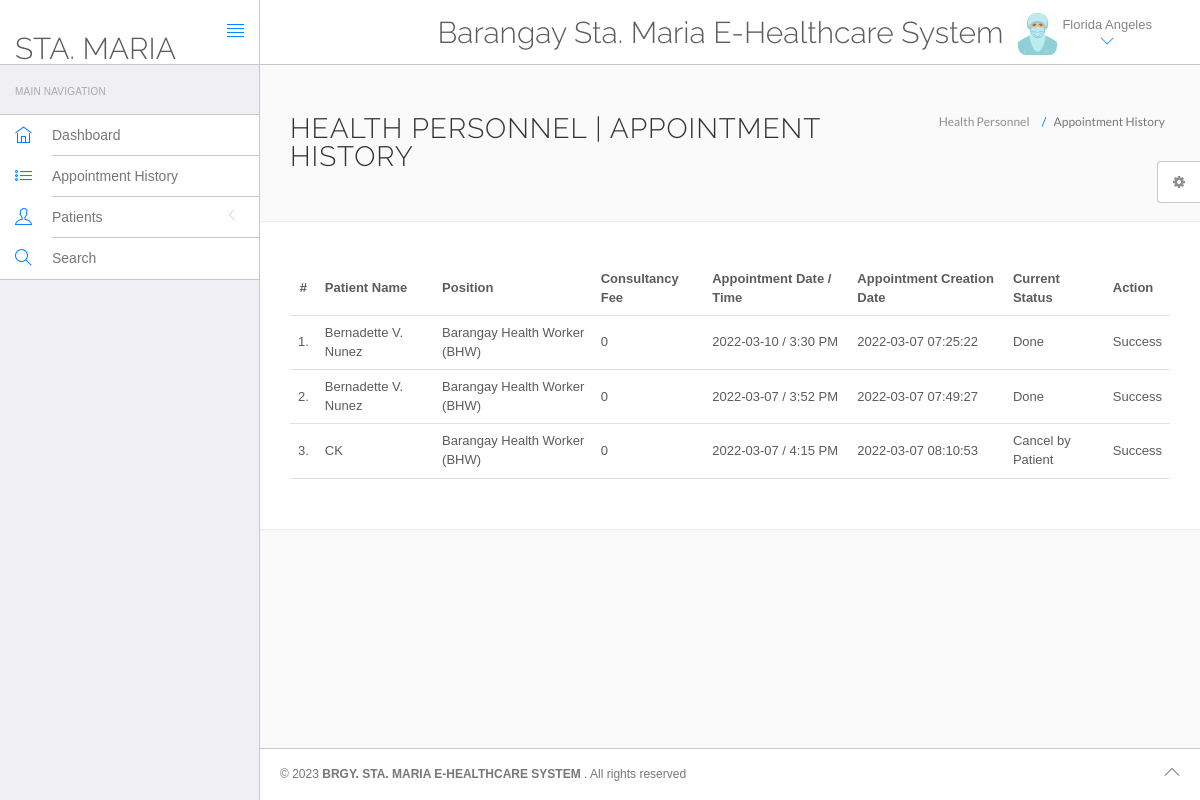
The app's page /hospital/hms/doctor/appointment-history.php (signed in) with its own data.
### tables this page shows
CREATE TABLE `doctors` (
  `id` int(11) NOT NULL,
  `specilization` varchar(255) DEFAULT NULL,
  `doctorName` varchar(255) DEFAULT NULL,
  `address` longtext DEFAULT NULL,
  `docFees` varchar(255) DEFAULT NULL,
  `contactno` bigint(11) DEFAULT NULL,
  `docEmail` varchar(255) DEFAULT NULL,
  `password` varchar(255) DEFAULT NULL,
  `creationDate` timestamp NULL DEFAULT current_timestamp(),
  `updationDate` timestamp NULL DEFAULT NULL ON UPDATE current_timestamp()
);

CREATE TABLE `appointment` (
  `id` int(11) NOT NULL,
  `doctorSpecialization` varchar(255) DEFAULT NULL,
  `doctorId` int(11) DEFAULT NULL,
  `userId` int(11) DEFAULT NULL,
  `consultancyFees` int(11) DEFAULT NULL,
  `appointmentDate` varchar(255) DEFAULT NULL,
  `appointmentTime` varchar(255) DEFAULT NULL,
  `postingDate` timestamp NULL DEFAULT current_timestamp(),
  `userStatus` int(11) DEFAULT NULL,
  `doctorStatus` int(11) DEFAULT NULL,
  `updationDate` timestamp NULL DEFAULT NULL ON UPDATE current_timestamp()
);

CREATE TABLE `users` (
  `id` int(11) NOT NULL,
  `fullName` varchar(255) DEFAULT NULL,
  `address` longtext DEFAULT NULL,
  `city` varchar(255) DEFAULT NULL,
  `gender` varchar(255) DEFAULT NULL,
  `email` varchar(255) DEFAULT NULL,
  `password` varchar(255) DEFAULT NULL,
  `regDate` timestamp NULL DEFAULT current_timestamp(),
  `updationDate` timestamp NULL DEFAULT NULL ON UPDATE current_timestamp()
);

### hospital/hms/doctor/appointment-history.php (the view, shortened to what this page needs)
<?php
include('include/config.php');
?>
<!DOCTYPE html>
<html lang="en">
	<head>
		<link rel="stylesheet" href="vendor/bootstrap/css/bootstrap.min.css">
		<link rel="stylesheet" href="vendor/fontawesome/css/font-awesome.min.css">
		<link rel="stylesheet" href="vendor/themify-icons/themify-icons.min.css">
		<link href="vendor/animate.css/animate.min.css" rel="stylesheet" media="screen">
		<link href="vendor/perfect-scrollbar/perfect-scrollbar.min.css" rel="stylesheet" media="screen">
		<link href="vendor/switchery/switchery.min.css" rel="stylesheet" media="screen">
		<link href="vendor/bootstrap-touchspin/jquery.bootstrap-touchspin.min.css" rel="stylesheet" media="screen">
		<link href="vendor/select2/select2.min.css" rel="stylesheet" media="screen">
		<link href="vendor/bootstrap-datepicker/bootstrap-datepicker3.standalone.min.css" rel="stylesheet" media="screen">
		<link href="vendor/bootstrap-timepicker/bootstrap-timepicker.min.css" rel="stylesheet" media="screen">
		<link rel="stylesheet" href="assets/css/styles.css">
		<link rel="stylesheet" href="assets/css/plugins.css">
		<link rel="stylesheet" href="assets/css/themes/theme-1.css" id="skin_color" />
	</head>
	<body>
		<div id="app">
<?php include('include/sidebar.php');?>
			<div class="app-content">
					<?php include('include/header.php');?>
				<div class="main-content" >
					<div class="wrap-content container" id="container">
						<section id="page-title">
							<div class="row">
								<div class="col-sm-8">
									<h1 class="mainTitle">Health Personnel | Appointment History</h1>
																	</div>
								<ol class="breadcrumb">
									<li>
										<span>Health Personnel </span>
									</li>
									<li class="active">
										<span>Appointment History</span>
									</li>
								</ol>
							</div>
						</section>
						<div class="container-fluid container-fullw bg-white">
									<div class="row">
								<div class="col-md-12">
									<table class="table table-hover" id="sample-table-1">
										<thead>
											<tr>
												<th class="center">#</th>
												<th class="hidden-xs">Patient Name</th>
												<th>Position</th>
												<th>Consultancy Fee</th>
												<th>Appointment Date / Time </th>
												<th>Appointment Creation Date  </th>
												<th>Current Status</th>
												<th>Action</th>
											</tr>
										</thead>
										<tbody>
<?php
$sql=mysqli_query($con,"select users.fullName as fname,appointment.*  from appointment join users on users.id=appointment.userId where appointment.doctorId='".$_SESSION['id']."'");
$cnt=1;
while($row=mysqli_fetch_array($sql))
{
?>
											<tr>
												<td class="center"><?php echo $cnt;?>.</td>
												<td class="hidden-xs"><?php echo $row['fname'];?></td>
												<td><?php echo $row['doctorSpecialization'];?></td>
												<td><?php echo $row['consultancyFees'];?></td>
												<td><?php echo $row['appointmentDate'];?> / <?php echo
												 $row['appointmentTime'];?>
												</td>
												<td><?php echo $row['postingDate'];?></td>
												<td>
<?php if(($row['userStatus']==1) && ($row['doctorStatus']==1))
if(($row['userStatus']==0) && ($row['doctorStatus']==1))
{
	echo "Cancel by Patient";
}
if(($row['userStatus']==1) && ($row['doctorStatus']==0))
{
	echo "Done";
}
												?></td>
												<td >
												<div class="visible-md visible-lg hidden-sm hidden-xs">
							<?php if(($row['userStatus']==1) && ($row['doctorStatus']==1))
{ ?>
	<a href="appointment-history.php?id=<?php echo $row['id']?>&cancel=update" onClick="return confirm('Appointment done?')"class="btn btn-transparent btn-xs tooltips" title="Appointment" tooltip-placement="top" tooltip="Remove">Done</a>
	<?php } else {
		echo "Success";
		} ?>
												</div>
												</td>
											</tr>
											<?php
$cnt=$cnt+1;
											 }?>
										</tbody>
									</table>
								</div>
							</div>
								</div>
					</div>
				</div>
			</div>
	<?php include('include/footer.php');?>
	<?php include('include/setting.php');?>
		</div>
	</body>
</html>

### hospital/hms/doctor/include/header.php (shortened to what this page needs)
<header class="navbar navbar-default navbar-static-top">
					<div class="navbar-header">
						<a class="navbar-brand" href="#">
							<h2 style="padding-top:20% ">STA. MARIA </h2>
						</a>
						<a href="#" class="sidebar-toggler pull-right visible-md visible-lg" data-toggle-class="app-sidebar-closed" data-toggle-target="#app">
							<i class="ti-align-justify"></i>
						</a>
					</div>
					<div class="navbar-collapse collapse">
						<ul class="nav navbar-right">
								<li  style="padding-top:2% ">
								<h2>Barangay Sta. Maria E-Healthcare System</h2>
							</li>
							<li class="dropdown current-user">
								<a href class="dropdown-toggle" data-toggle="dropdown">
									<img src="assets/images/personnel.jpg" > <span class="username">
									<?php $query=mysqli_query($con,"select doctorName from doctors where id='".$_SESSION['id']."'");
while($row=mysqli_fetch_array($query))
{
	echo $row['doctorName'];
}
									?> <i class="ti-angle-down"></i></i></span>
								</a>
							</li>
						</ul>
					</div>
				</header>

### hospital/hms/doctor/assets/css/themes/theme-1.css (style rules this page uses)
body { background: #FAFAFA; }
header .navbar-header { background: #ffffff !important; border-right-color: #c8c7cc !important; border-bottom-color: #c8c7cc !important; }
header .navbar-header .sidebar-toggler, header .navbar-header .sidebar-mobile-toggler { color: #007aff !important; }
header .navbar-header .navbar-brand { color: #777 !important; }
header .navbar-collapse { background: #ffffff !important; border-bottom-color: #c8c7cc !important; box-shadow: none !important; }
header .navbar-collapse .navbar-right > li > a { color: #777; }
header .navbar-collapse .navbar-right > li > a i { color: #007aff !important; }

### records on screen
doctors: doctorName "Florida Angeles"
appointment: userId.fullName "Bernadette V. Nunez", doctorSpecialization "Barangay Health Worker (BHW)", consultancyFees "0", appointmentDate "2022-03-10", appointmentTime "3:30 PM", postingDate "2022-03-07 07:25:22", userStatus "Done"
appointment: userId.fullName "Bernadette V. Nunez", doctorSpecialization "Barangay Health Worker (BHW)", consultancyFees "0", appointmentDate "2022-03-07", appointmentTime "3:52 PM", postingDate "2022-03-07 07:49:27", userStatus "Done"
appointment: userId.fullName "CK", doctorSpecialization "Barangay Health Worker (BHW)", consultancyFees "0", appointmentDate "2022-03-07", appointmentTime "4:15 PM", postingDate "2022-03-07 08:10:53", userStatus "Cancel by Patient"
